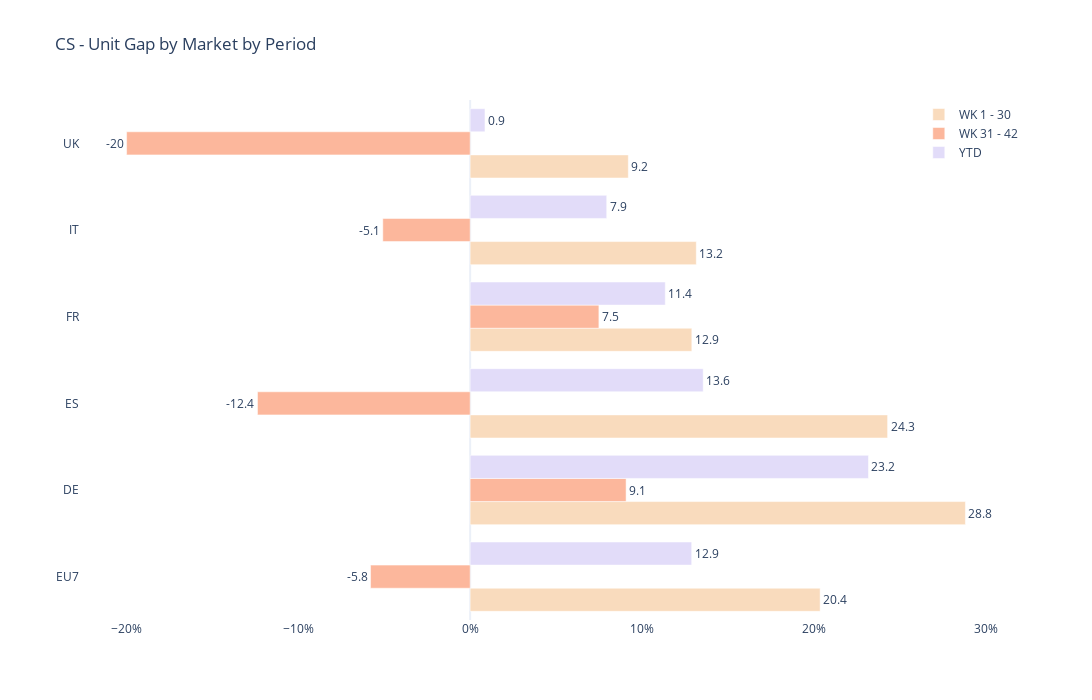

The code cell stored with this chart in its notebook:
### Code cell
fig = go.Figure()
fig.add_trace(go.Bar(
    x=period_df["WK 1-30"],
    y=period_df["Country"],
    orientation="h",
    name='WK 1 - 30',
    marker_color='#F9DBBD',
    text=round(period_df["WK 1-30"], 1),
    textposition='outside'
))
fig.add_trace(go.Bar(
    x=period_df["WK 31-42"],
    y=period_df["Country"],
    orientation="h",
    name='WK 31 - 42',
    marker_color='#FCB79C',
    text=round(period_df["WK 31-42"], 1),
    textposition='outside'
))
fig.add_trace(go.Bar(
    x=period_df["YTD"],
    y=period_df["Country"],
    orientation="h",
    name='YTD',
    marker_color='#E2DCF9',
    text=round(period_df["YTD"], 1),
    textposition='outside'
))
fig.update_layout(
    title = 'CS - Unit Gap by Market by Period',
    autosize = False,
    width = 1300,
    height = 700,
    xaxis=dict(ticksuffix="%"),
    template = "plotly_white",
    hovermode='x'
)
fig.update_layout(
    legend=dict(
        x=0.90,
        y=1,
    ))
fig.update_layout(uniformtext_minsize=8, uniformtext_mode='hide')
fig.update_xaxes(showgrid=False)
fig.update_yaxes(showgrid=False)
fig.show()

### Figure 1 — Plotly figure (JSON) as saved in the notebook; plotly's stock layout.template omitted (floating-point values rounded to 4 significant figures)
{"data": [{"marker": {"color": "#F9DBBD"}, "name": "WK 1 - 30", "orientation": "h", "text": [20.4, 28.8, 24.3, 12.9, 13.2, 9.2], "textposition": "outside", "type": "bar", "x": [20.37, 28.82, 24.29, 12.9, 13.16, 9.203], "y": ["EU7", "DE", "ES", "FR", "IT", "UK"]}, {"marker": {"color": "#FCB79C"}, "name": "WK 31 - 42", "orientation": "h", "text": [-5.8, 9.1, -12.4, 7.5, -5.1, -20], "textposition": "outside", "type": "bar", "x": [-5.795, 9.075, -12.38, 7.492, -5.083, -19.99], "y": ["EU7", "DE", "ES", "FR", "IT", "UK"]}, {"marker": {"color": "#E2DCF9"}, "name": "YTD", "orientation": "h", "text": [12.9, 23.2, 13.6, 11.4, 7.9, 0.9], "textposition": "outside", "type": "bar", "x": [12.89, 23.18, 13.56, 11.35, 7.948, 0.8619], "y": ["EU7", "DE", "ES", "FR", "IT", "UK"]}], "layout": {"autosize": false, "height": 700, "hovermode": "x", "legend": {"x": 0.9, "y": 1}, "title": {"text": "CS - Unit Gap by Market by Period"}, "uniformtext": {"minsize": 8, "mode": "hide"}, "width": 1300, "xaxis": {"showgrid": false, "ticksuffix": "%"}, "yaxis": {"showgrid": false}}}
